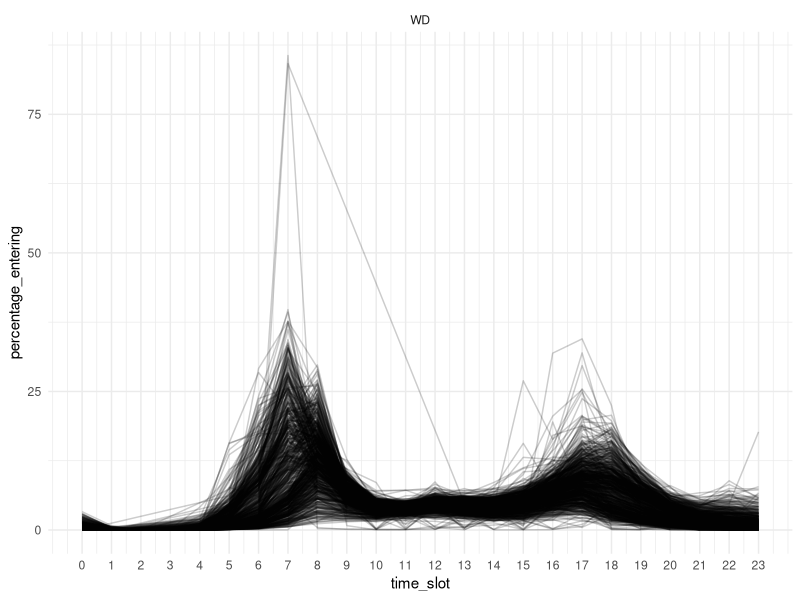
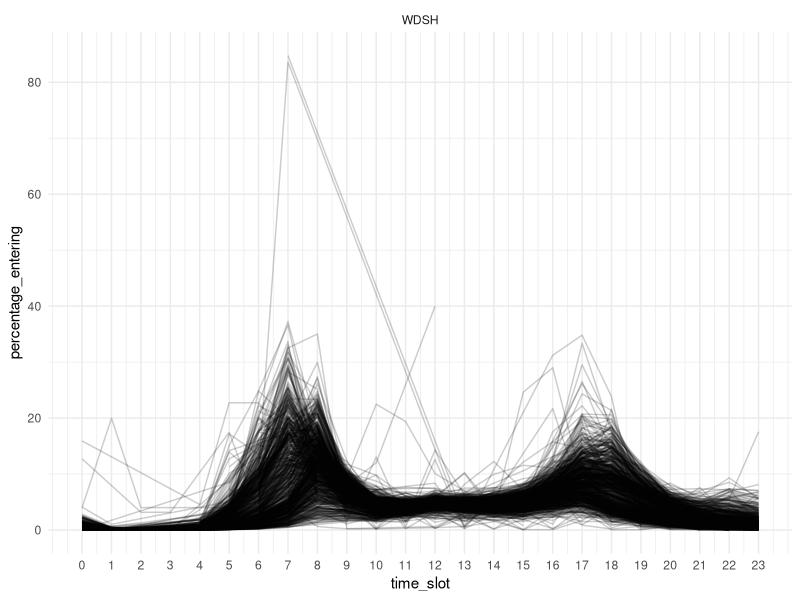
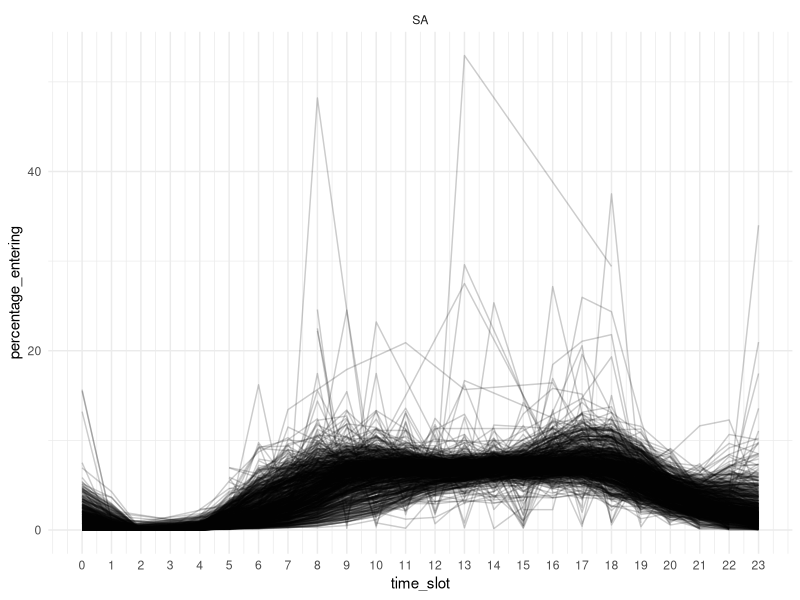
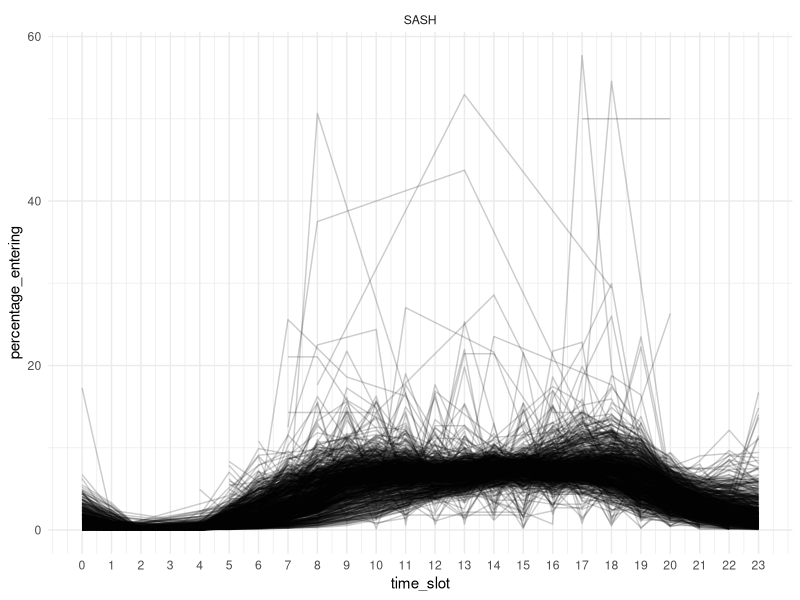
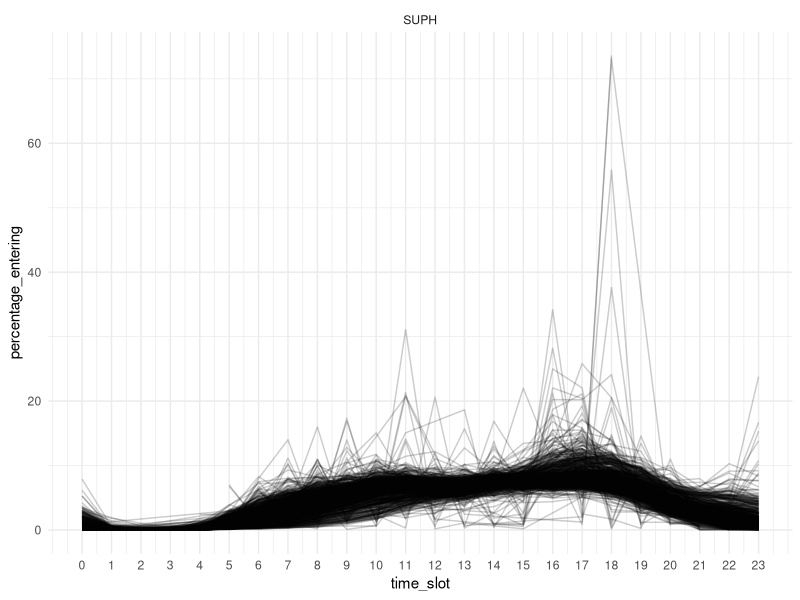
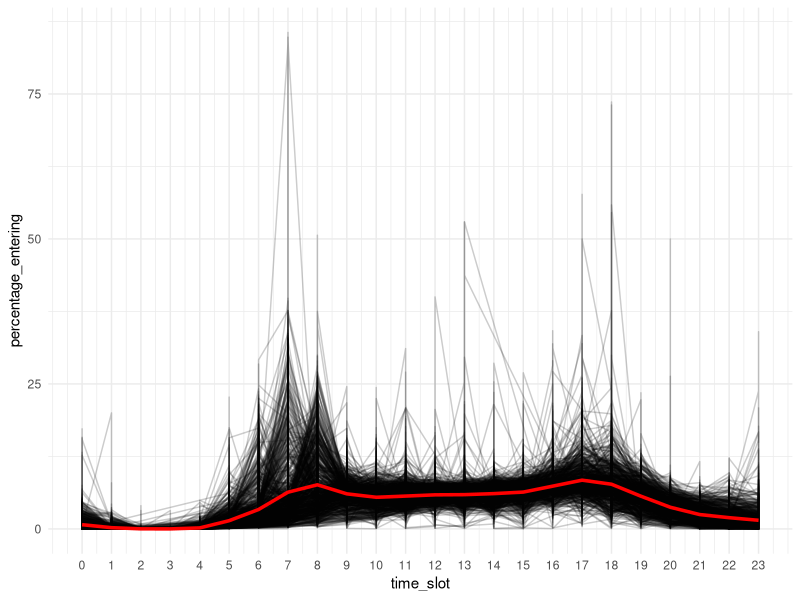
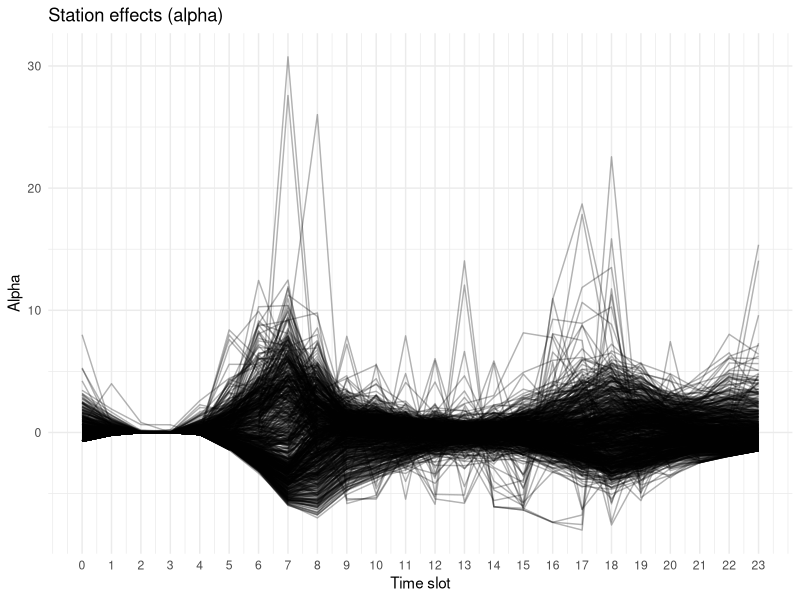
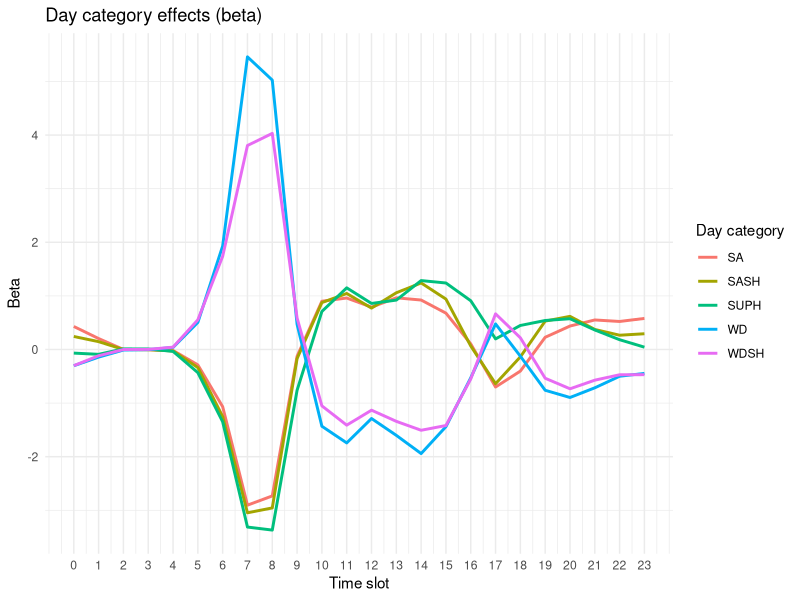

R code for these plots, in order:
## ---- chunk 1
knitr::opts_chunk$set(echo = TRUE)
## ---- chunk 2
rm(list = ls())
## ---- chunk 3
library(tidyverse)
library(ggplot2)
## ---- chunk 4
#install.packages(c("remotes", "biclust", "reshape", "RColorBrewer", "narray"))
#remotes::install_github("cran/FunCC")
## ---- chunk 5
data <- read.csv("cleaned_data.csv", sep = ",")
## ---- chunk 6
unique(data$day_cat)
## ---- chunk 7
plot_curves <- function(data_to_plot) {
  ggplot(data_to_plot, aes(
    x = time_slot,
    y = percentage_entering,
    group = station_id
  )) +
    geom_line(alpha = 0.2) +
    facet_wrap(~day_cat) +
    scale_x_continuous(breaks = 0:23) +
    theme_minimal()
}

data_WDSH <- data %>%
  filter(day_cat == 'WDSH')
data_SA <- data %>%
  filter(day_cat == 'SA')
data_SASH <- data %>%
  filter(day_cat == 'SASH')
data_SUPH <- data %>%
  filter(day_cat == 'SUPH')
data_WD <- data %>%
  filter(day_cat == 'WD')

plot_curves(data_WD)
plot_curves(data_WDSH)
plot_curves(data_SA)
plot_curves(data_SASH)
plot_curves(data_SUPH)

## ---- chunk 8
compute_bicluster_properties <- function(data) {

  stations = sort(unique(data$station_id))
  day_types = sort(unique(data$day_cat))
  card_I <- length(stations)
  card_J <- length(day_types)

  agg <- data %>%
    group_by(station_id, day_cat, time_slot) %>%
    summarise(v = sum(percentage_entering, na.rm = TRUE), .groups = "drop")

  cube <- array(0, dim = c(card_I, card_J, 24),
                dimnames = list(stations, day_types, 0:23))

  for (r in seq_len(nrow(agg))) {
    i <- match(agg$station_id[r], stations)
    j <- match(agg$day_cat[r], day_types)
    t <- agg$time_slot[r] + 1
    cube[i, j, t] <- agg$v[r]
  }

  mu_IJ <- numeric(24)

  for (t in 1:24) {
    for (i in 1:card_I) {
      for (j in 1:card_J) {
        mu_IJ[t] <- mu_IJ[t] + cube[i, j, t]
      }
    }
    mu_IJ[t] <- mu_IJ[t] / (card_I * card_J)
  }

  alpha_IJ <- matrix(0, nrow = card_I, ncol = 24, dimnames = list(stations, 0:23))

  for (t in 1:24) {
    for (i in 1:card_I) {
      for (j in 1:card_J) {
        alpha_IJ[i, t] <- alpha_IJ[i, t] + cube[i, j, t]
      }
      alpha_IJ[i, t] <- alpha_IJ[i, t] / card_J - mu_IJ[t]
    }
  }

  beta_IJ <- matrix(0, nrow = card_J, ncol = 24, dimnames = list(day_types, 0:23))

  for (t in 1:24) {
    for (j in 1:card_J) {
      for (i in 1:card_I) {
        beta_IJ[j, t] <- beta_IJ[j, t] + cube[i, j, t]
      }
      beta_IJ[j, t] <- beta_IJ[j, t] / card_I - mu_IJ[t]
    }
  }

  return(list(mu_IJ = mu_IJ, alpha_IJ = alpha_IJ, beta_IJ = beta_IJ))
}

## ---- chunk 9
res <- compute_bicluster_properties(data)

mu_IJ    <- res$mu_IJ
alpha_IJ <- res$alpha_IJ
beta_IJ  <- res$beta_IJ
## ---- chunk 10
ggplot(data, aes(
  x = time_slot,
  y = percentage_entering,
  group = station_id
)) +
  geom_line(alpha = 0.2) +
  geom_line(
    data = data.frame(
      time_slot = 0:23,
      mu_IJ = mu_IJ
    ),
    aes(x = time_slot, y = mu_IJ),
    color = "red",
    linewidth = 1.2,
    inherit.aes = FALSE
  ) +
  scale_x_continuous(breaks = 0:23) +
  theme_minimal()

## ---- chunk 11
alpha_df <- as.data.frame(alpha_IJ) |>
  tibble::rownames_to_column("station_id") |>
  tidyr::pivot_longer(
    cols = -station_id,
    names_to = "time_slot",
    values_to = "alpha"
  ) |>
  mutate(time_slot = as.numeric(time_slot))

ggplot(alpha_df, aes(
  x = time_slot,
  y = alpha,
  group = station_id
)) +
  geom_line(alpha = 0.3) +
  scale_x_continuous(breaks = 0:23) +
  labs(
    title = "Station effects (alpha)",
    x = "Time slot",
    y = "Alpha"
  ) +
  theme_minimal()

## ---- chunk 12
beta_df <- as.data.frame(beta_IJ) |>
  tibble::rownames_to_column("day_cat") |>
  tidyr::pivot_longer(
    cols = -day_cat,
    names_to = "time_slot",
    values_to = "beta"
  ) |>
  mutate(time_slot = as.numeric(time_slot))

ggplot(beta_df, aes(
  x = time_slot,
  y = beta,
  color = day_cat,
  group = day_cat
)) +
  geom_line(linewidth = 1) +
  scale_x_continuous(breaks = 0:23) +
  labs(
    title = "Day category effects (beta)",
    x = "Time slot",
    y = "Beta",
    color = "Day category"
  ) +
  theme_minimal()
## ---- chunk 13
beta_mu_df <- data.frame(
  time_slot = 0:23,
  profile = as.numeric(beta_IJ["SUPH", ] + mu_IJ),
  day_cat = "SUPH"
)

ggplot(data_SUPH, aes(
  x = time_slot,
  y = percentage_entering,
  group = station_id
)) +
  geom_line(alpha = 0.15, color = "grey50") +
  geom_line(
    data = beta_mu_df,
    aes(x = time_slot, y = profile, color = day_cat),
    linewidth = 1.2,
    inherit.aes = FALSE
  ) +
  scale_x_continuous(breaks = 0:23) +
  labs(
    title = "SUPH: observed curves vs reconstructed profile",
    x = "Time slot",
    y = "Percentage entering",
    color = "Day category"
  ) +
  theme_minimal()
